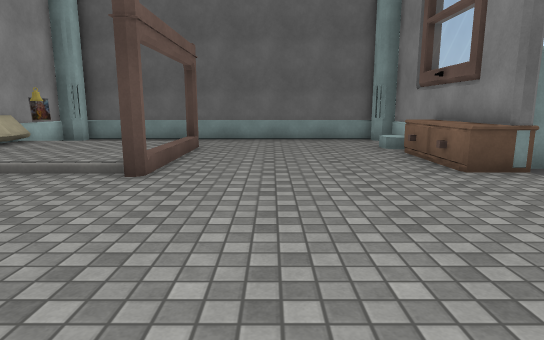
view 1 (above)

12 first-person views from a walk through a 3-D level made in the Unity game engine. The camera is 1.3 m above the floor, tilts 10° down and sees 75° across. Doors are open. The floor is counted in squares, 1 m on a side. Each view is taken from the middle of a square. On the plan, view 1 faces up. The plan holds only what a view shows up to about 15 squares ahead; the rest is blank. The place goes on beyond the plan. Some surface patterns are stand-ins.

view 2
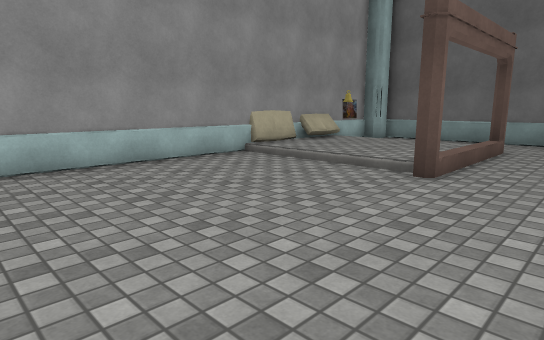

view 3
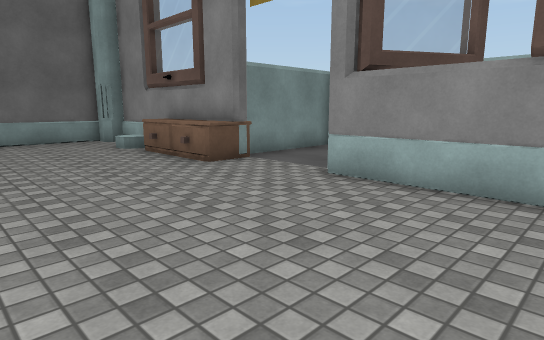

view 4
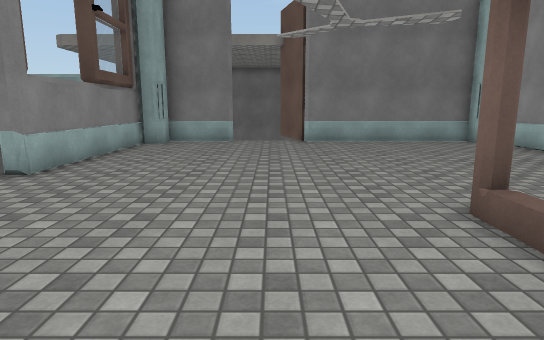

view 5
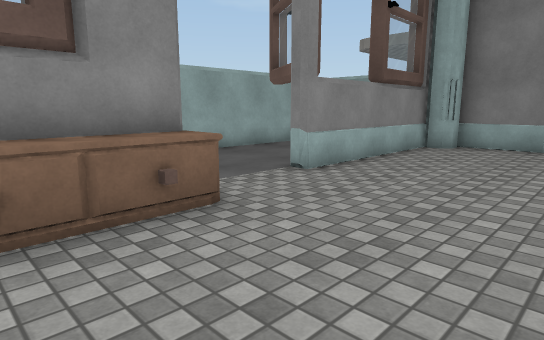

view 6
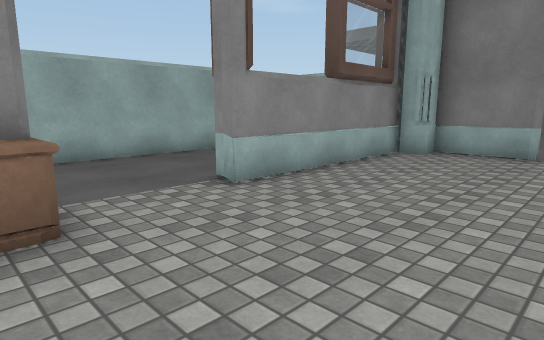

view 7
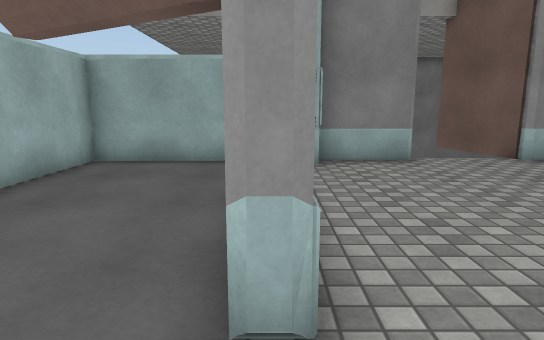

view 8
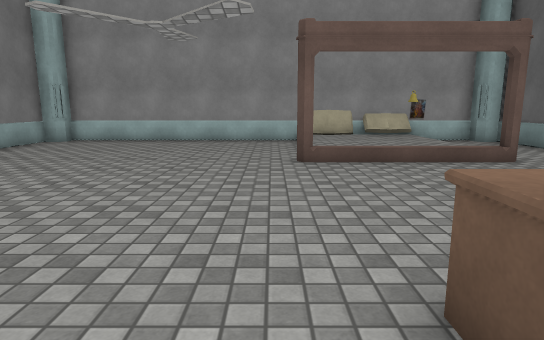

view 9
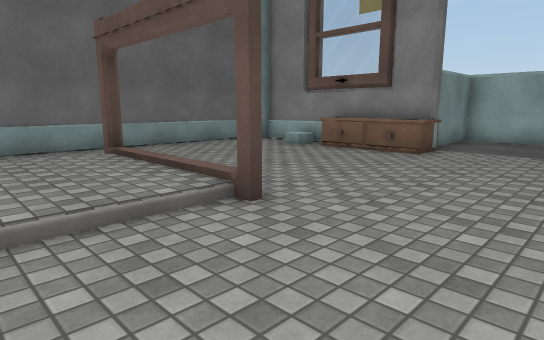

view 10
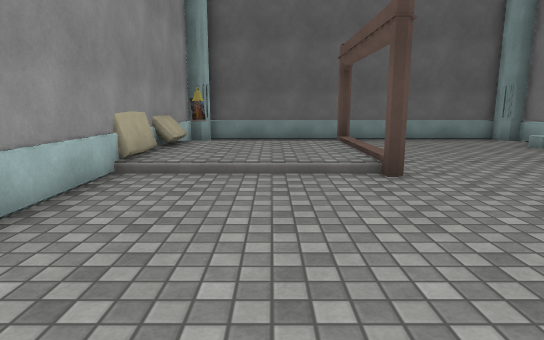

view 11
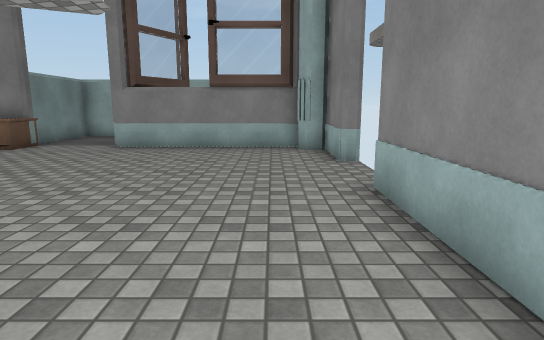

view 12
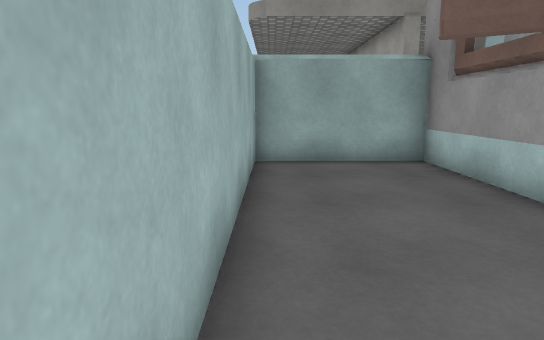

### Floor plan
Key: @ floor where view 1 was taken; # wall or solid block; . main floor; : floor 0.25 m higher than the main floor; / step, stairs or slope; D open door; = window, fence, low wall or low ledge; S shelf; O other object.
Columns run from 8 left of view 1 to 10 right of it. Each row starts with its distance up from view 1.
 15 #############
 14 #...........##
 13 #.. .........#
 12 #   .#......O#
 11 =::::/.......#
 10 =::::/......SS
  9 #::::/......SS
  8 #::::/......SS#####
  7 #::::#......S#DDD.#
  6 #.................#
  5 #.................#
  4 #............#....#
  3 #............#....#
  2 #............#....#
  1 #............#....#
  0 #.......@....#....#
 -1 #............#....#
 -2 #...........##....#
 -3 ########  #########

Where each view was taken, in squares from view 1:
view 1: 0 up, 0 right, facing up
view 2: 0 up, 0 right, facing up-left
view 3: 0 up, 1 left, facing up-right
view 4: 11 up, 0 right, facing down
view 5: 10 up, 0 right, facing down-right
view 6: 8 up, 0 right, facing down-right
view 7: 6 up, 5 right, facing down
view 8: 6 up, 6 right, facing left
view 9: 3 up, 6 left, facing up-right
view 10: 0 up, 5 left, facing up
view 11: 1 down, 7 left, facing right
view 12: 6 up, 9 right, facing down
